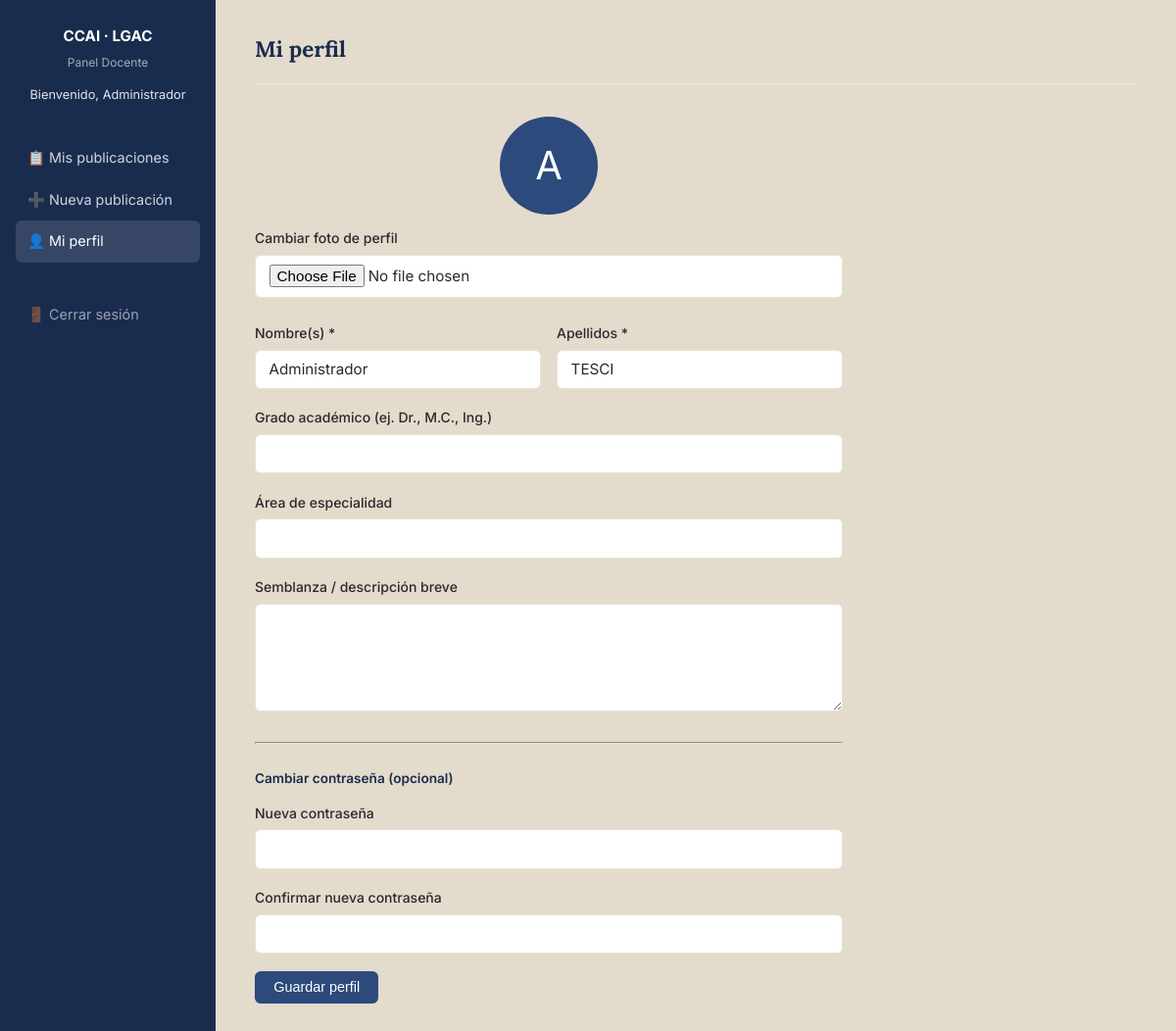
The page /docente/perfil.php (signed in) on the database as committed earlier.
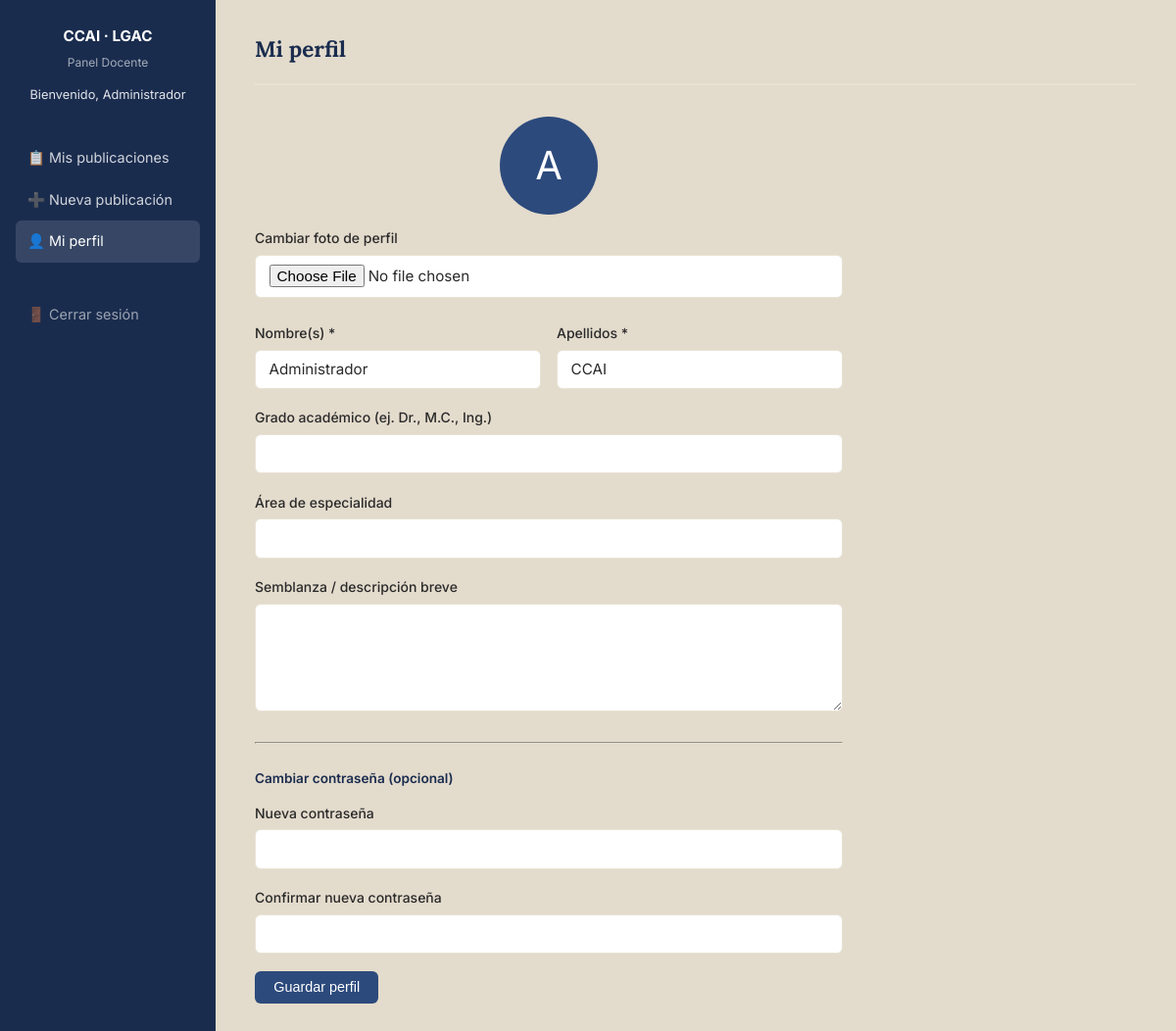
The same page on the database as committed later.
### tables this page shows
CREATE TABLE IF NOT EXISTS usuarios (
    id          INT UNSIGNED AUTO_INCREMENT PRIMARY KEY,
    nombre      VARCHAR(120) NOT NULL,
    apellidos   VARCHAR(120) NOT NULL,
    correo      VARCHAR(180) NOT NULL UNIQUE,
    password    VARCHAR(255) NOT NULL,           
    rol         ENUM('admin','docente') NOT NULL DEFAULT 'docente',
    grado       VARCHAR(80),                     
    especialidad VARCHAR(200),
    bio         TEXT,
    foto_perfil VARCHAR(255),
    activo      TINYINT(1) NOT NULL DEFAULT 1,
    created_at  DATETIME DEFAULT CURRENT_TIMESTAMP,
    updated_at  DATETIME DEFAULT CURRENT_TIMESTAMP ON UPDATE CURRENT_TIMESTAMP
);

### docente/perfil.php (the view, shortened to what this page needs)
<?php
$db    = getDB();
$uid   = $_SESSION['uid'];
$u = $db->prepare("SELECT * FROM usuarios WHERE id = ?");
$u->execute([$uid]);
$u = $u->fetch();
?>
<!DOCTYPE html>
<html lang="es">
<head>
  <link rel="stylesheet" href="../assets/css/main.css">
</head>
<body>
  <div class="panel-layout">
    <aside class="panel-sidebar">
      <div class="logo"><strong>CCAI · LGAC</strong><span>Panel Docente</span><span class="panel-user-name">Bienvenido, <?= htmlspecialchars($_SESSION['nombre'] ?? 'Docente') ?></span></div>
      <ul class="sidebar-nav">
        <li><a href="panel.php">📋 Mis publicaciones</a></li>
        <li><a href="nueva_pub.php">➕ Nueva publicación</a></li>
        <li><a href="perfil.php" class="activo">👤 Mi perfil</a></li>
        <li><a href="logout.php" style="margin-top:2rem;opacity:.7;">🚪 Cerrar sesión</a></li>
      </ul>
    </aside>
    <main class="panel-main">
      <div class="panel-header">
        <h1>Mi perfil</h1>
      </div>
      <form method="POST" enctype="multipart/form-data" style="max-width:600px;">
        <div style="margin-bottom:1.5rem;text-align:center;">
          <?php if ($u['foto_perfil'] && file_exists(UPLOAD_PATH . $u['foto_perfil'])): ?>
            <img src="<?= UPLOAD_URL . htmlspecialchars($u['foto_perfil']) ?>"
              style="width:100px;height:100px;border-radius:50%;object-fit:cover;margin:0 auto .75rem;" alt="Foto">
          <?php else: ?>
            <div style="width:100px;height:100px;border-radius:50%;background:var(--azul-medio);color:#fff;display:flex;align-items:center;justify-content:center;font-size:2.5rem;margin:0 auto .75rem;">
              <?= mb_strtoupper(mb_substr($u['nombre'], 0, 1)) ?>
            </div>
          <?php endif; ?>
          <div class="campo" style="text-align:left;">
            <label for="foto">Cambiar foto de perfil</label>
            <input type="file" id="foto" name="foto" accept=".jpg,.jpeg,.png,.webp">
          </div>
        </div>
        <div style="display:grid;grid-template-columns:1fr 1fr;gap:1rem;">
          <div class="campo">
            <label for="nombre">Nombre(s) *</label>
            <input type="text" id="nombre" name="nombre" required value="<?= htmlspecialchars($u['nombre']) ?>">
          </div>
          <div class="campo">
            <label for="apellidos">Apellidos *</label>
            <input type="text" id="apellidos" name="apellidos" required value="<?= htmlspecialchars($u['apellidos']) ?>">
          </div>
        </div>
        <div class="campo">
          <label for="grado">Grado académico (ej. Dr., M.C., Ing.)</label>
          <input type="text" id="grado" name="grado" value="<?= htmlspecialchars($u['grado'] ?? '') ?>" maxlength="80">
        </div>
        <div class="campo">
          <label for="especialidad">Área de especialidad</label>
          <input type="text" id="especialidad" name="especialidad" value="<?= htmlspecialchars($u['especialidad'] ?? '') ?>" maxlength="200">
        </div>
        <div class="campo">
          <label for="bio">Semblanza / descripción breve</label>
          <textarea id="bio" name="bio" rows="4"><?= htmlspecialchars($u['bio'] ?? '') ?></textarea>
        </div>
        <hr style="margin:1.5rem 0;border-color:var(--arena-oscura);">
        <p style="font-size:.85rem;font-weight:600;margin-bottom:.75rem;color:var(--azul-oscuro);">Cambiar contraseña (opcional)</p>
        <div class="campo">
          <label for="nueva_pass">Nueva contraseña</label>
          <input type="password" id="nueva_pass" name="nueva_pass" autocomplete="new-password" minlength="8">
        </div>
        <div class="campo">
          <label for="confirm_pass">Confirmar nueva contraseña</label>
          <input type="password" id="confirm_pass" name="confirm_pass" autocomplete="new-password">
        </div>
        <button type="submit" class="btn btn-primario">Guardar perfil</button>
      </form>
    </main>
  </div>
</body>
</html>

### assets/css/main.css (style rules this page uses)
:root { --azul-oscuro: #1a2c4e; --azul-medio: #2c4a7c; --azul-claro: #82c8e5; --arena: #e3dbcc; --arena-oscura: #e8e2d4; --texto: #2a2a2a; --texto-suave: #5a5a5a; --blanco: #ffffff; --sombra: 0 2px 12px rgba(26, 44, 78, .10); --radio: 6px; --transicion: .18s ease; }
*, *::before, *::after { box-sizing: border-box; margin: 0; padding: 0; }
html { scroll-behavior: smooth; }
body { font-family: 'Inter', sans-serif; font-size: 1rem; line-height: 1.65; color: var(--texto); background: var(--arena); }
a { color: var(--azul-medio); text-decoration: none; }
.btn { display: inline-block; padding: .55rem 1.2rem; border-radius: var(--radio); font-size: .9rem; font-weight: 500; cursor: pointer; border: none; transition: background var(--transicion), transform var(--transicion); }
.btn-primario { background: var(--azul-medio); color: var(--blanco); }
.campo { margin-bottom: 1.1rem; }
.campo label { display: block; font-size: .875rem; font-weight: 500; margin-bottom: .35rem; }
.campo input, .campo select, .campo textarea { width: 100%; padding: .6rem .85rem; border: 1.5px solid var(--arena-oscura); border-radius: var(--radio); font-size: .95rem; font-family: inherit; background: var(--blanco); color: var(--texto); transition: border-color var(--transicion); }
.campo textarea { min-height: 110px; resize: vertical; }
.panel-layout { display: grid; grid-template-columns: 220px 1fr; min-height: 100vh; }
.panel-sidebar { background: var(--azul-oscuro); color: var(--blanco); padding: 1.5rem 1rem; }
.panel-sidebar .logo { text-align: center; margin-bottom: 2rem; }
.panel-sidebar .logo strong { display: block; font-size: .95rem; }
.panel-sidebar .logo span { font-size: .75rem; opacity: .6; }
.panel-sidebar .logo .panel-user-name { display: block; margin-top: .65rem; color: rgba(255, 255, 255, .88); font-size: .8rem; opacity: 1; overflow-wrap: anywhere; }
.sidebar-nav { list-style: none; }
.sidebar-nav li a { display: flex; align-items: center; gap: .6rem; padding: .6rem .75rem; border-radius: var(--radio); color: rgba(255, 255, 255, .8); font-size: .9rem; transition: background var(--transicion), color var(--transicion); }
.sidebar-nav li a:hover, .sidebar-nav li a.activo { background: rgba(255, 255, 255, .12); color: var(--blanco); }
.panel-main { background: var(--arena); padding: 2rem 2.5rem; overflow-y: auto; min-width: 0; }
.panel-header { display: flex; align-items: center; justify-content: space-between; margin-bottom: 2rem; padding-bottom: 1rem; border-bottom: 2px solid var(--arena-oscura); }
.panel-header h1 { font-family: 'Lora', serif; font-size: 1.4rem; color: var(--azul-oscuro); }

Rows that differ between the two databases and show on the page:
changed usuarios "Administrador": apellidos "TESCI" → "CCAI"
